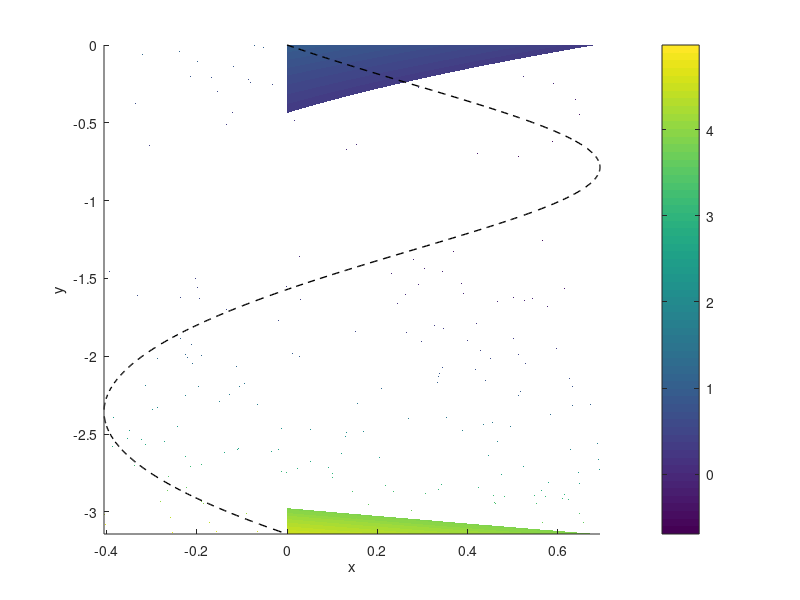

Here is the MATLAB script that generated this plot:
tVec=linspace(0,pi,500);
xVec=-log(-1/2.*sin(2.*tVec)+1);
yVec=-tVec;

[X,Y]=meshgrid(xVec, yVec);
T=-X+(Y+1).^2;

figure;
hold on;
[C,h] = contourf(X,Y,T,500);
set(h,'LineColor','none');
colorbar;
plot(xVec, yVec, 'k--', 'LineWidth', 1);
xlabel('x'); ylabel('y');
hold off;